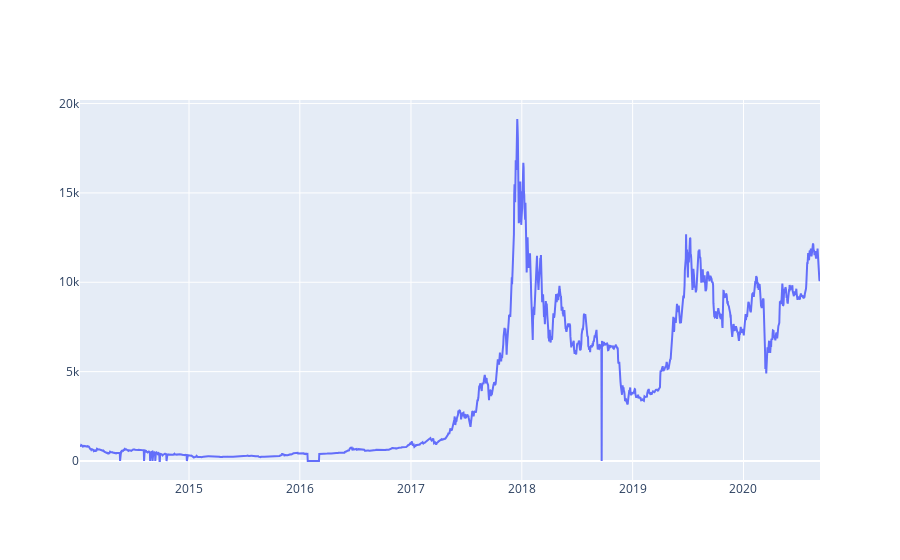

Notebook code for this chart:
### Code cell
btc_trace = go.Scatter(x=btc_usd_kraken.index, y=btc_usd_kraken['Weighted Price'])
py.iplot([btc_trace])

### Figure 1 — Plotly figure (JSON) as saved in the notebook; plotly's stock layout.template omitted (floating-point values rounded to 4 significant figures; data arrays with more than 128 entries replaced by an {"elided": "..."} marker saying what was removed)
{"data": [{"type": "scatter", "x": {"elided": "2438 str values"}, "y": {"elided": "2438 float values"}}], "layout": {"autosize": true, "xaxis": {"autorange": true, "range": ["2014-01-07", "2020-09-09"], "type": "date"}, "yaxis": {"autorange": true, "range": [-1063.0, 20200.0], "type": "linear"}}}
